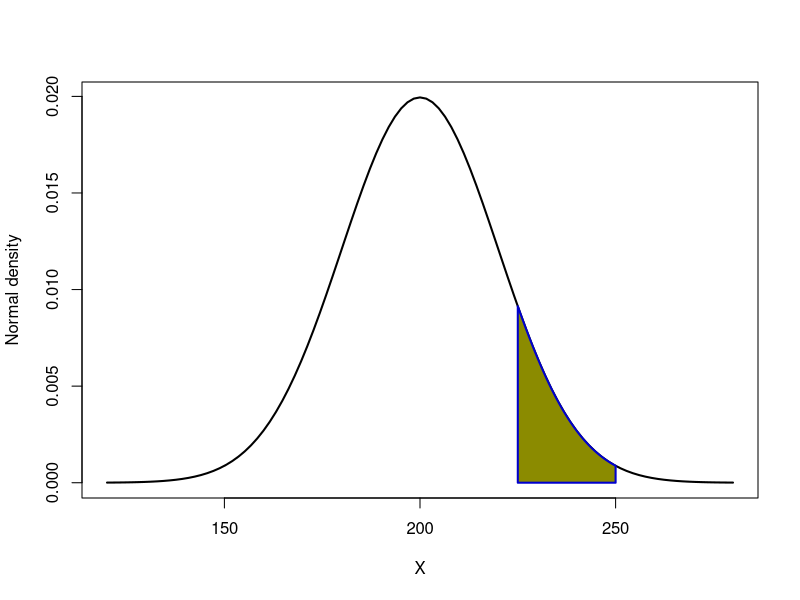
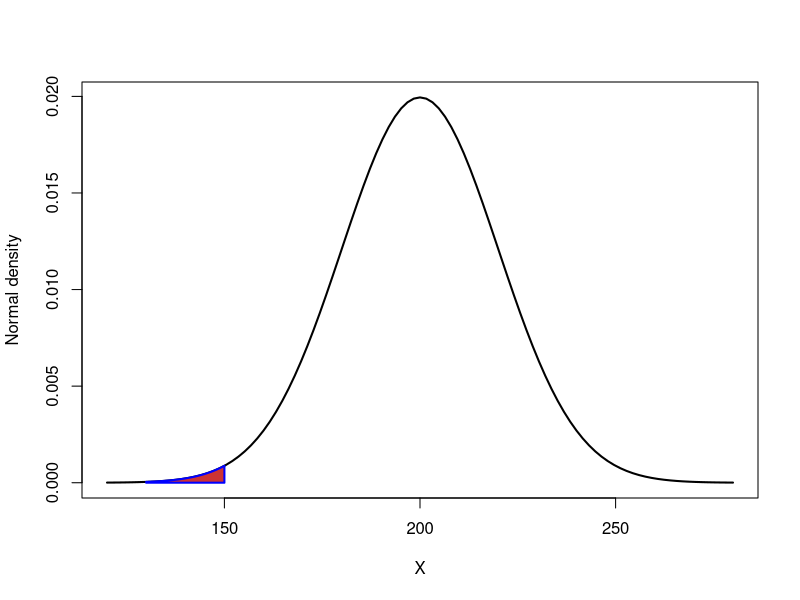
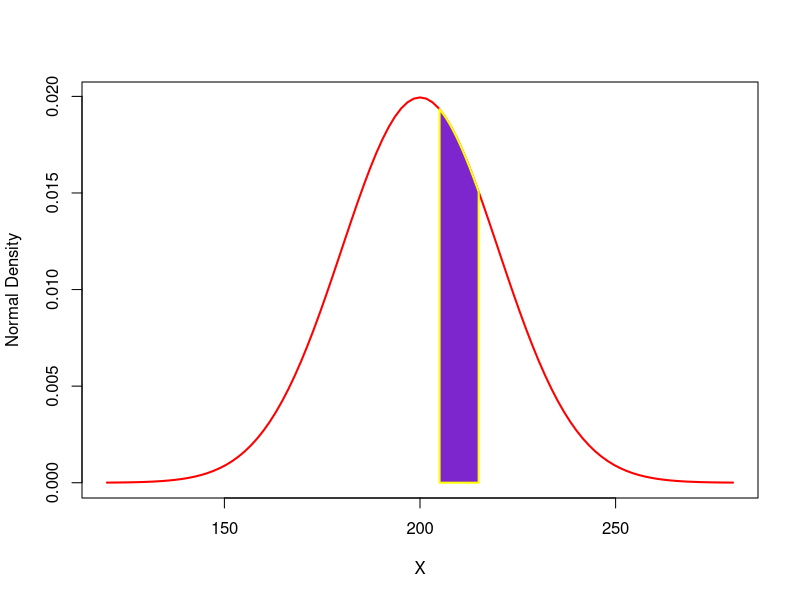

Write R code to recreate these figures, in order.
data <- sample(1:10, size=7)
summary(data)
sd(data)
range(data)
drug <- read.csv("drug_placebo.csv", header = TRUE)
drug
#pnorm(180, mean = 200, sd = 20)
QA <- pnorm(200, mean = 200, sd = 20) - pnorm(180, mean = 200, sd = 20)
m = 200
sd = 20
#curve(dnorm(QA, mean = m, sd = 20), lwd = 2)

#curve(dnorm(x, mean = m, sd = sd), lwd = 2, from = 120, to = 280, col = "black", ylab = "Normal Density", xlab = "X", cex.lab = 1.5)
#x <- seq(180, 200, length= 100)
#x
#rev(x)
#y.high <- dnorm(x, m, sd)
#y.high
#y.low <- rep(0, length(x)) #set 0 as lower boundary of area
#polygon(c(x, rev(x)), c(y.high, y.low), col = "royalblue4", border = "black", lwd = 2)
#as <- c(y.high, y.low)
#as
?polygon
#Task 2.3b
m = 200
sd = 20
pnorm(225, mean = 200, sd = 20)
curve(dnorm(x, mean = m, sd = sd), lwd = 2, from = 120, to = 280, col = "black", ylab = "Normal density", xlab = "X")
x<- seq(225, 250, length=100)
y.high2 <- dnorm(x, m, sd)
y.low2 <- rep(0, length(x))

polygon(c(x, rev(x)), c(y.high2, y.low2), col = "yellow4", border = "blue3", lwd = 2)

#Task 2.3c
pnorm(150, mean = 200, sd = 20)
m = 200
sd = 20
curve(dnorm(x, m, sd), lwd = 2, from = 120, to = 280, col = "black", ylab =  "Normal density", xlab = "X")
x <- seq(150 - 20, 150, length = 100)
y.high3 = dnorm(x, m, sd)
y.low3 = rep(0, length(x))

polygon(c(x, rev(x)), c(y.high3, y.low3), col = "brown3", border = "blue", lwd= 2)

pnorm(215, mean = 200, sd = 20) - pnorm(205, mean = 200, sd = 20)
m = 200
sd = 20
curve(dnorm(x, mean = m, sd = sd), lwd =2, col = "red", from = 120, to = 280, ylab = "Normal Density", xlab = "X")
x = seq(205, 215, length = 100)
y.high4 = dnorm(x, m, sd)
y.low4 = rep(0, length(x))

polygon(c(x, rev(x)), c(y.high4, y.low4), col = "purple3", lwd = 2, border = "yellow")